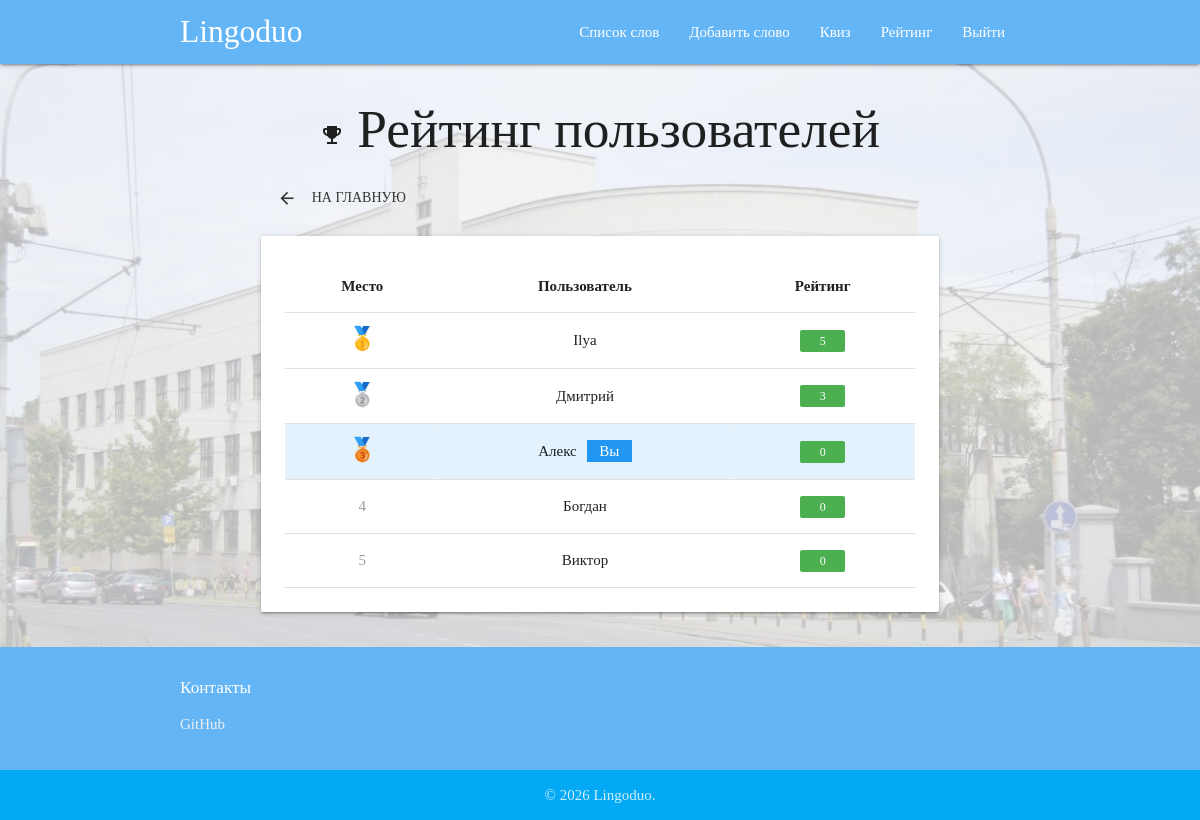
The page /users_rating/ (signed in) on the database its author committed.
### catalog/models.py (models this page shows, shortened)
class CustomUser(AbstractUser):
    user_id = models.AutoField(primary_key=True)
    answer_rate = models.IntegerField(default=0, verbose_name='Рейтинг ответов')
    class Meta:
        db_table = 'users_data'
        verbose_name = 'Пользователь'
        verbose_name_plural = 'Пользователи'

### catalog/views.py (the view)
# urls.py: path('users_rating/', views.rating_view, name='users_rating'),
@login_required
def rating_view(request):
    top_users = get_user_model().objects.order_by('-answer_rate')[:5]
    current_user_rank = get_user_model().objects.filter(
        answer_rate__gt=request.user.answer_rate
    ).count() + 1
    current_user_in_top = request.user in top_users
    context = {
        'top_users': top_users,
        'current_user': request.user,
        'current_user_rank': current_user_rank,
        'current_user_in_top': current_user_in_top,
    }
    return render(request, 'users_rating.html', context)

### templates/users_rating.html (shortened to what this page needs)
{% extends 'base.html' %}
{% block content %}
<div class="row">
    <div class="col s12 m10 offset-m1">
        <h2 class="center-align">
            <i class="material-icons">emoji_events</i>
            Рейтинг пользователей
        </h2>
        <div class="row">
            <div class="col s12">
                <a href="{% url 'index' %}" class="btn-flat waves-effect">
                    <i class="material-icons left">arrow_back</i>На главную
                </a>
            </div>
        </div>
        {% if top_users %}
            <div class="card">
                <div class="card-content">
                    <table class="highlight centered">
                        <thead>
                            <tr>
                                <th>Место</th>
                                <th>Пользователь</th>
                                <th>Рейтинг</th>
                            </tr>
                        </thead>
                        <tbody>
                            {% for user in top_users %}
                                <tr class="{% if user == current_user %}blue lighten-5{% endif %}">
                                    <td>
                                        {% if forloop.counter == 1 %}
                                            <span class="badge yellow-text text-darken-2" style="font-size: 1.5rem;">🥇</span>
                                        {% elif forloop.counter == 2 %}
                                            <span class="badge grey-text text-darken-2" style="font-size: 1.5rem;">🥈</span>
                                        {% elif forloop.counter == 3 %}
                                            <span class="badge brown-text text-darken-2" style="font-size: 1.5rem;">🥉</span>
                                        {% else %}
                                            <span class="badge grey-text">{{ forloop.counter }}</span>
                                        {% endif %}
                                    </td>
                                    <td>
                                        <div class="valign-wrapper" style="justify-content: center;">
                                            <span class="username">{{ user.username }}</span>
                                            {% if user == current_user %}
                                                <span class="badge blue white-text" style="margin-left: 10px;">Вы</span>
                                            {% endif %}
                                        </div>
                                    </td>
                                    <td>
                                        <span class="new badge green" data-badge-caption="">
                                            {{ user.answer_rate }}
                                        </span>
                                    </td>
                                </tr>
                            {% endfor %}
                        </tbody>
                    </table>
                </div>
            </div>
        {% endif %}
    </div>
</div>
{% endblock %}

### templates/base.html (style rules this page uses)
body, input, textarea, select, label, button, a { font-family: 'Caveat', cursive !important; }
html, body { height: 100%; margin: 0; padding: 0; }
body { display: flex; flex-direction: column; min-height: 100vh; }
body::before { content: ''; position: fixed; top: 0; left: 0; width: 100%; height: 100%; background-image: linear-gradient(rgba(255, 255, 255, 0.7), rgba(255, 255, 255, 0.7)), url('/static/images/background.jpg'); background-size: cover; background-position: center; z-index: -1; }

### rows shown on the page
CustomUser: username "Ilya", answer_rate "5"
CustomUser: username "Дмитрий", answer_rate "3"
CustomUser: username "Алекс", shows "Вы", answer_rate "0"
CustomUser: username "Богдан", answer_rate "0"
CustomUser: username "Виктор", answer_rate "0"
